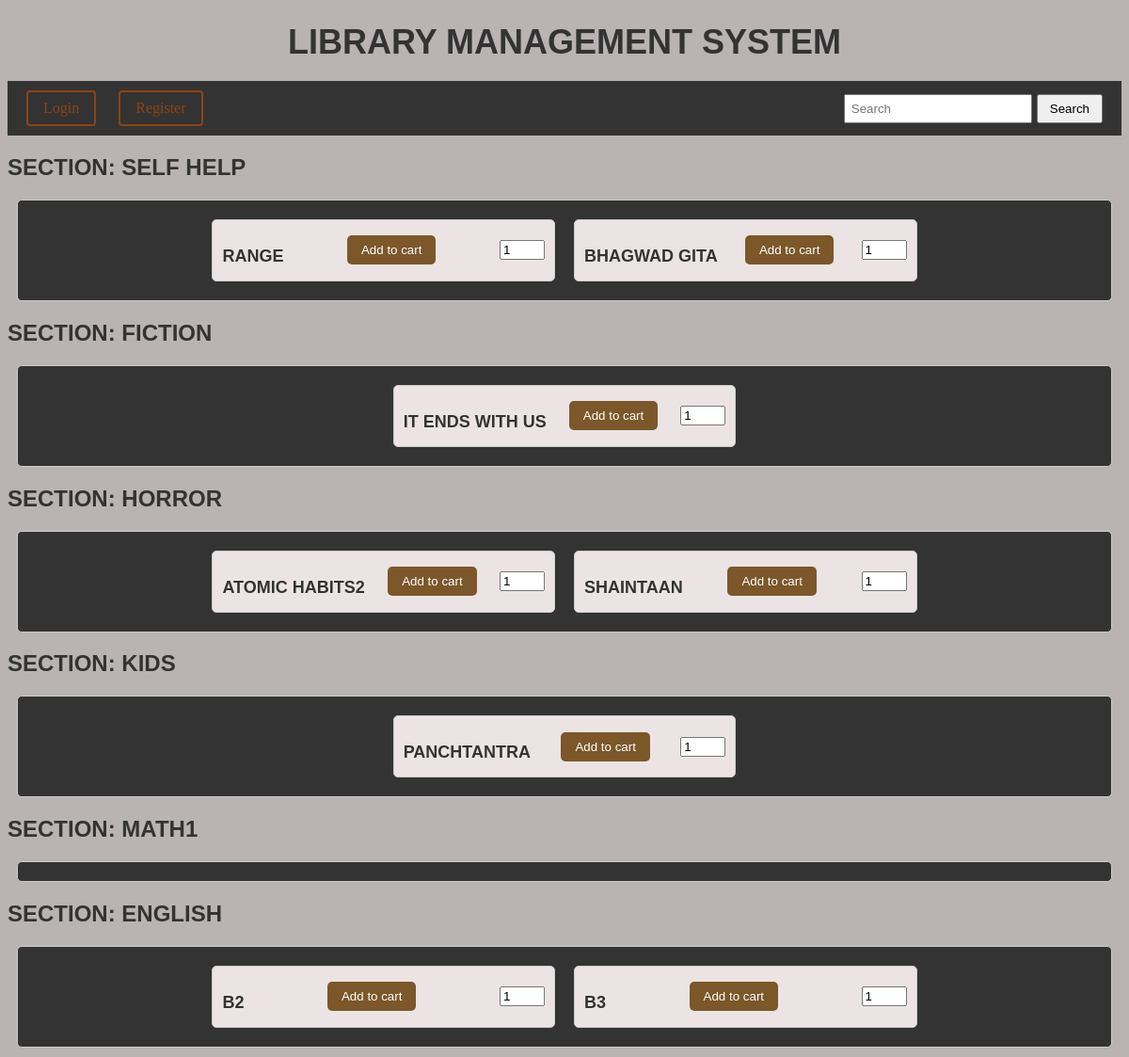
The page / on the database its author committed.
### application/models.py (models this page shows, shortened)
class Section(db.Model):
    id = db.Column(db.Integer, primary_key=True , auto_increment=True)
    name = db.Column(db.String(255) , nullable=False)
    description = db.Column(db.String(255) , nullable=False)
    date_created=db.Column(db.Date , nullable=False)
    books=db.relationship('Book' , backref=db.backref('section' , lazy=True))

class Book(db.Model):
    id = db.Column(db.Integer, primary_key=True , auto_increment=True)
    name = db.Column(db.String(255) , nullable=False)
    content = db.Column(db.String(255) , nullable=False)
    author = db.Column(db.String(255) , nullable=False)
    quantity = db.Column(db.Integer , nullable=False , default=1)
    date_issue=db.Column(db.Date , nullable=True)
    return_date=db.Column(db.Date , nullable=True)
    section_id = db.Column(db.Integer , db.ForeignKey('section.id') , nullable=False)

### application/routes.py (the view)
@app.route('/')
def index():
    revoke_access_for_overdue_books()
    sections=Section.query.all()
    return render_template('index.html' , sections=sections)

### application/routes.py (called while the page is built)
def revoke_access_for_overdue_books():
    current_date = datetime.now().date()
    overdue_books = Book.query.filter(Book.return_date < current_date).all()
    for book in overdue_books:
        revoke_access(book.id)

### templates/index.html
{% extends 'base.html' %}
{% block link_css %}
<link rel="stylesheet" href="{{url_for('static' , filename='style.css')}}">
{% endblock link_css %}
{% block content %}
<div>
    {% if session.get('user') %}
    <h1>LIBRARY MANAGEMENT SYSTEM</h1>
    <h1>Welcome: {{ session.get('user')['name'] }}</h1>
    <nav class="navbar">
        <ul class="nav-links">
            <li><a class="btn-white" href="/logout">Logout</a></li>
            <li><a class="btn-white" href="/cart">Cart</a></li>
            <li><a class="btn-white" href="/my_issues">My Issues</a></li>
            <li><a class="btn-white" href="/">Home</a></li>
        </ul>
        <form class="search-form" action="/search" method="GET" role="search">
            <div class="input-group">
                <input class="form-control me-2" name="search_query" type="search" placeholder="Search"
                    aria-label="Search">
                <select class="form-select" name="search_type">
                    <option value="author">Author</option>
                    <option value="section">Section</option>
                    <option value="name">Book Name</option>
                    <option value="content">Content</option>
                    <option value="rating">Rating</option>
                </select>
                <button class="btn btn-outline-success" type="submit">Search</button>
            </div>
        </form>
    </nav>
    {% else %}
    <h1>LIBRARY MANAGEMENT SYSTEM</h1>
    <nav class="navbar">
        <ul class="nav-links">
            <li><a class="btn-white" href="/login">Login</a></li>
            <li><a class="btn-white" href="/register">Register</a></li>
        </ul>
        <form class="search-form" action="/" method="GET" role="search">
            <input class="form-control me-2" name="search_query" type="search" placeholder="Search" aria-label="Search">
            <button class="btn btn-outline-success" type="submit">Search</button>
        </form>
    </nav>
    {% endif %}
    {% for section in sections %}
    <h2> SECTION: {{section.name}}</h2>
    <div class="product-container">
        {% for book in section.books %}
        <div class="product-cart">
            <h3>{{book.name}}</h3>
            {% if session.get('user') %}
            {% if book.quantity > 0 %}
            <form action="/add_to_cart" method="POST">
                <input type="hidden" name="book_id" value="{{book.id}}">
                <input type="submit" value="Add to cart">
                <input type="number" name="quantity" value="1" min="1" max="1" readonly>
            </form>
            {% else %}
            <p>Out of Stock</p>
            {% endif %}
            {% else %}
            <a href="/login"><input type="submit" value="Add to cart"></a>
            <input type="number" name="quantity" value="1" min="1" max="1" readonly>
            {% endif %}
        </div>
        {% endfor %}
    </div>
    {% endfor %}
</div>
{% endblock content %}

### templates/base.html (shortened to what this page needs)
<!DOCTYPE html>
<html lang="en">
<head>
    {% block link_css %}
    {% endblock link_css %}
</head>
<body>
    {% block content %}
    {% endblock content %}
</body>
</html>

### static/style.css (style rules this page uses)
.product-container { display: flex; flex-direction: row; align-items: center; justify-content: center; margin: 10px; padding: 10px; border: 1px solid #ccc; border-radius: 5px; background-color: #333; }
.product-cart { display: flex; flex-direction: row; align-items: center; justify-content: center; justify-content: space-between; margin: 10px; padding: 10px; border: 1px solid #ccc; border-radius: 5px; width: 30%; height: 30%; background-color: #ece4e4; }
.navbar { background-color: #333; padding: 10px 20px; display: flex; justify-content: space-between; align-items: center; }
.nav-links { list-style-type: none; margin: 0; padding: 0; }
.nav-links li { display: inline; margin-right: 20px; }
.btn-white { display: inline-block; padding: 8px 16px; color: #8B4513; background-color: transparent; border: 2px solid #8B4513; border-radius: 4px; text-decoration: none; transition: background-color 0.3s, color 0.3s, border-color 0.3s; }
.search-form { display: flex; align-items: center; }
.form-control { width: 200px; padding: 6px; margin-right: 5px; }
.btn { padding: 6px 12px; }
h1 { font-family: Arial, sans-serif; font-size: 36px; color: #333; text-align: center; text-transform: capitalize; }
h2 { font-family: Arial, sans-serif; font-size: 24px; color: #333; text-transform: uppercase; }
h3 { font-family: Arial, sans-serif; font-size: 18px; color: #333; text-transform: uppercase; }
.product-cart h3 { margin-bottom: 5px; }
.product-cart input[type="submit"] { background-color: #7b572a; color: #fff; padding: 8px 15px; border: none; border-radius: 5px; cursor: pointer; }
body { background-color: rgb(186, 179, 179) }
h1 { text-align: center; margin-bottom: 20px; }

### rows shown on the page
Section: name "SELF HELP"
Book: name "RANGE"
Book: name "BHAGWAD GITA"
Section: name "FICTION"
Book: name "IT ENDS WITH US"
Section: name "HORROR"
Book: name "ATOMIC HABITS2"
Book: name "SHAINTAAN"
Section: name "KIDS"
Book: name "PANCHTANTRA"
Section: name "MATH1"
Section: name "ENGLISH"
Book: name "B2"
Book: name "B3"
